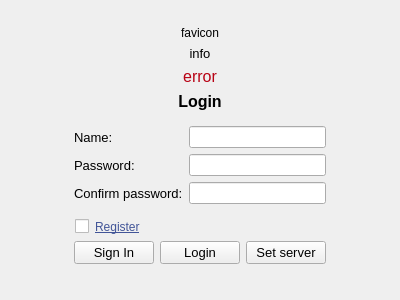
<?xml version="1.0" encoding="UTF-8"?>
<ui version="4.0">
 <class>LoginWidget</class>
 <widget class="QWidget" name="LoginWidget">
  <property name="geometry">
   <rect>
    <x>0</x>
    <y>0</y>
    <width>400</width>
    <height>300</height>
   </rect>
  </property>
  <property name="windowTitle">
   <string>Form</string>
  </property>
  <property name="autoFillBackground">
   <bool>true</bool>
  </property>
  <layout class="QHBoxLayout" name="horizontalLayout">
   <property name="leftMargin">
    <number>0</number>
   </property>
   <property name="topMargin">
    <number>0</number>
   </property>
   <property name="rightMargin">
    <number>0</number>
   </property>
   <property name="bottomMargin">
    <number>0</number>
   </property>
   <item>
    <spacer name="horizontalSpacer">
     <property name="orientation">
      <enum>Qt::Horizontal</enum>
     </property>
     <property name="sizeHint" stdset="0">
      <size>
       <width>40</width>
       <height>20</height>
      </size>
     </property>
    </spacer>
   </item>
   <item>
    <layout class="QVBoxLayout" name="verticalLayout">
     <property name="leftMargin">
      <number>0</number>
     </property>
     <item>
      <spacer name="verticalSpacer">
       <property name="orientation">
        <enum>Qt::Vertical</enum>
       </property>
       <property name="sizeHint" stdset="0">
        <size>
         <width>20</width>
         <height>40</height>
        </size>
       </property>
      </spacer>
     </item>
     <item>
      <widget class="QLabel" name="faviconLabel">
       <property name="text">
        <string>favicon</string>
       </property>
       <property name="alignment">
        <set>Qt::AlignCenter</set>
       </property>
      </widget>
     </item>
     <item>
      <widget class="QLabel" name="infoLabel">
       <property name="font">
        <font>
         <family>Arial</family>
         <pointsize>10</pointsize>
        </font>
       </property>
       <property name="text">
        <string>info</string>
       </property>
       <property name="alignment">
        <set>Qt::AlignCenter</set>
       </property>
      </widget>
     </item>
     <item>
      <widget class="QLabel" name="errorLabel">
       <property name="palette">
        <palette>
         <active>
          <colorrole role="WindowText">
           <brush brushstyle="SolidPattern">
            <color alpha="255">
             <red>184</red>
             <green>2</green>
             <blue>20</blue>
            </color>
           </brush>
          </colorrole>
          <colorrole role="Text">
           <brush brushstyle="SolidPattern">
            <color alpha="255">
             <red>198</red>
             <green>3</green>
             <blue>29</blue>
            </color>
           </brush>
          </colorrole>
         </active>
         <inactive>
          <colorrole role="WindowText">
           <brush brushstyle="SolidPattern">
            <color alpha="255">
             <red>184</red>
             <green>2</green>
             <blue>20</blue>
            </color>
           </brush>
          </colorrole>
          <colorrole role="Text">
           <brush brushstyle="SolidPattern">
            <color alpha="255">
             <red>198</red>
             <green>3</green>
             <blue>29</blue>
            </color>
           </brush>
          </colorrole>
         </inactive>
         <disabled>
          <colorrole role="WindowText">
           <brush brushstyle="SolidPattern">
            <color alpha="255">
             <red>106</red>
             <green>104</green>
             <blue>100</blue>
            </color>
           </brush>
          </colorrole>
          <colorrole role="Text">
           <brush brushstyle="SolidPattern">
            <color alpha="255">
             <red>106</red>
             <green>104</green>
             <blue>100</blue>
            </color>
           </brush>
          </colorrole>
         </disabled>
        </palette>
       </property>
       <property name="font">
        <font>
         <family>Arial</family>
         <pointsize>12</pointsize>
        </font>
       </property>
       <property name="text">
        <string>error</string>
       </property>
       <property name="alignment">
        <set>Qt::AlignCenter</set>
       </property>
      </widget>
     </item>
     <item>
      <widget class="QLabel" name="label">
       <property name="minimumSize">
        <size>
         <width>0</width>
         <height>0</height>
        </size>
       </property>
       <property name="font">
        <font>
         <family>Arial</family>
         <pointsize>12</pointsize>
         <weight>75</weight>
         <bold>true</bold>
        </font>
       </property>
       <property name="text">
        <string>Login</string>
       </property>
       <property name="alignment">
        <set>Qt::AlignCenter</set>
       </property>
       <property name="margin">
        <number>0</number>
       </property>
      </widget>
     </item>
     <item>
      <widget class="QWidget" name="loginLayoutWidget" native="true">
       <layout class="QFormLayout" name="formLayout">
        <item row="1" column="0">
         <widget class="QLabel" name="nameLabel">
          <property name="font">
           <font>
            <family>Arial</family>
            <pointsize>10</pointsize>
           </font>
          </property>
          <property name="text">
           <string>Name:</string>
          </property>
         </widget>
        </item>
        <item row="1" column="1">
         <widget class="QLineEdit" name="nameLineEdit"/>
        </item>
        <item row="2" column="0">
         <widget class="QLabel" name="passwordLabel">
          <property name="font">
           <font>
            <family>Arial</family>
            <pointsize>10</pointsize>
           </font>
          </property>
          <property name="text">
           <string>Password:</string>
          </property>
         </widget>
        </item>
        <item row="2" column="1">
         <widget class="QLineEdit" name="passwordLineEdit">
          <property name="echoMode">
           <enum>QLineEdit::Password</enum>
          </property>
         </widget>
        </item>
        <item row="3" column="0">
         <widget class="QLabel" name="confirmPasswordLabel">
          <property name="font">
           <font>
            <family>Arial</family>
            <pointsize>10</pointsize>
           </font>
          </property>
          <property name="text">
           <string>Confirm password:</string>
          </property>
         </widget>
        </item>
        <item row="3" column="1">
         <widget class="QLineEdit" name="confirmPasswordLineEdit">
          <property name="echoMode">
           <enum>QLineEdit::Password</enum>
          </property>
         </widget>
        </item>
       </layout>
      </widget>
     </item>
     <item>
      <widget class="QCheckBox" name="registerCheckBox">
       <property name="palette">
        <palette>
         <active>
          <colorrole role="WindowText">
           <brush brushstyle="SolidPattern">
            <color alpha="255">
             <red>66</red>
             <green>85</green>
             <blue>152</blue>
            </color>
           </brush>
          </colorrole>
         </active>
         <inactive>
          <colorrole role="WindowText">
           <brush brushstyle="SolidPattern">
            <color alpha="255">
             <red>66</red>
             <green>85</green>
             <blue>152</blue>
            </color>
           </brush>
          </colorrole>
         </inactive>
         <disabled>
          <colorrole role="WindowText">
           <brush brushstyle="SolidPattern">
            <color alpha="255">
             <red>120</red>
             <green>120</green>
             <blue>120</blue>
            </color>
           </brush>
          </colorrole>
         </disabled>
        </palette>
       </property>
       <property name="font">
        <font>
         <family>Arial</family>
         <underline>true</underline>
        </font>
       </property>
       <property name="styleSheet">
        <string notr="true">margin-left:10px</string>
       </property>
       <property name="text">
        <string>Register</string>
       </property>
      </widget>
     </item>
     <item>
      <widget class="QWidget" name="buttonsWidget" native="true">
       <layout class="QHBoxLayout" name="horizontalLayout_2">
        <property name="topMargin">
         <number>1</number>
        </property>
        <item>
         <widget class="QPushButton" name="signinButton">
          <property name="font">
           <font>
            <family>Arial</family>
            <pointsize>10</pointsize>
           </font>
          </property>
          <property name="text">
           <string>Sign In</string>
          </property>
         </widget>
        </item>
        <item>
         <widget class="QPushButton" name="loginButton">
          <property name="font">
           <font>
            <family>Arial</family>
            <pointsize>10</pointsize>
           </font>
          </property>
          <property name="text">
           <string>Login</string>
          </property>
          <property name="flat">
           <bool>false</bool>
          </property>
         </widget>
        </item>
        <item>
         <widget class="QPushButton" name="serverButton">
          <property name="font">
           <font>
            <family>Arial</family>
            <pointsize>10</pointsize>
           </font>
          </property>
          <property name="text">
           <string>Set server</string>
          </property>
         </widget>
        </item>
       </layout>
      </widget>
     </item>
     <item>
      <spacer name="verticalSpacer_2">
       <property name="orientation">
        <enum>Qt::Vertical</enum>
       </property>
       <property name="sizeHint" stdset="0">
        <size>
         <width>20</width>
         <height>40</height>
        </size>
       </property>
      </spacer>
     </item>
    </layout>
   </item>
   <item>
    <spacer name="horizontalSpacer_2">
     <property name="orientation">
      <enum>Qt::Horizontal</enum>
     </property>
     <property name="sizeHint" stdset="0">
      <size>
       <width>40</width>
       <height>20</height>
      </size>
     </property>
    </spacer>
   </item>
  </layout>
 </widget>
 <resources/>
 <connections/>
</ui>
